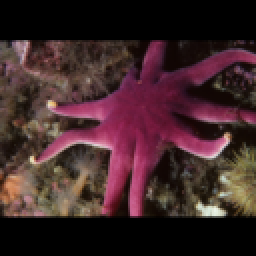
#> input picture sample_images/0001.png, 128 x 128 px (shown 2 times larger)
$ python -i random_forest_sr.py   (imports and definitions only)
#> lines starting #> are read from the running program, lines starting #| are printed output that depends on the picture
import numpy as np
from skimage import transform, util, color
from sklearn.ensemble import RandomForestRegressor
from skimage.util import view_as_windows
from PIL import Image

# CONFIGURATION
PATCH_SIZE = (3, 3)
STEP = 1
N_ESTIMATORS = 10
MAX_DEPTH = 10
SCALE_FACTOR = 2
SAMPLE_PATCHES = 10000  # Controls speed/accuracy trade-off

def extract_patches(img, patch_size, step):
    patches = view_as_windows(img, patch_size, step)
    h, w = patches.shape[:2]
    return patches.reshape(h * w, -1)

def train_rf(X, y):
    rf = RandomForestRegressor(
        n_estimators=N_ESTIMATORS,
        max_depth=MAX_DEPTH,
        n_jobs=-1
    )
    rf.fit(X, y)
    return rf

def predict_and_reconstruct(model, lr_img, patch_size, step, out_shape):
    lr_patches = extract_patches(lr_img, patch_size, step)
    preds = model.predict(lr_patches)

    patch_h, patch_w = patch_size
    img_h = (lr_img.shape[0] - patch_h) // step + 1
    img_w = (lr_img.shape[1] - patch_w) // step + 1

    result = np.zeros(out_shape)
    weight = np.zeros(out_shape)

    idx = 0
    for i in range(img_h):
        for j in range(img_w):
            patch = preds[idx].reshape(patch_h, patch_w)
            result[i*step:i*step+patch_h, j*step:j*step+patch_w] += patch
            weight[i*step:i*step+patch_h, j*step:j*step+patch_w] += 1
            idx += 1

    weight[weight == 0] = 1
    return result / weight

def random_forest_upscale(pil_img: Image.Image) -> Image.Image:
    img = np.array(pil_img) / 255.0  # Normalize
    if img.ndim == 2:
        img = np.expand_dims(img, axis=-1)

    hr_shape = (img.shape[0] * SCALE_FACTOR, img.shape[1] * SCALE_FACTOR)
    sr_channels = []

    for c in range(img.shape[2]):
        channel = img[:, :, c]
        hr_channel = transform.resize(channel, hr_shape, anti_aliasing=True)
        lr_channel = transform.resize(hr_channel, (hr_shape[0] // SCALE_FACTOR, hr_shape[1] // SCALE_FACTOR), anti_aliasing=True)
        lr_channel_up = transform.resize(lr_channel, hr_shape, anti_aliasing=True)

        X = extract_patches(lr_channel_up, PATCH_SIZE, STEP)
        y = extract_patches(hr_channel, PATCH_SIZE, STEP)

        if X.shape[0] > SAMPLE_PATCHES:
            idx = np.random.choice(X.shape[0], SAMPLE_PATCHES, replace=False)
            X = X[idx]
            y = y[idx]

        rf_model = train_rf(X, y)
        sr = predict_and_reconstruct(rf_model, lr_channel_up, PATCH_SIZE, STEP, hr_shape)
        sr_channels.append(sr)

    sr_image = np.stack(sr_channels, axis=-1)
    sr_image = np.clip(sr_image * 255, 0, 255).astype(np.uint8)
    return Image.fromarray(sr_image)

>>> import cv2
>>> picture = cv2.imread('../sample_images/0001.png', cv2.IMREAD_GRAYSCALE)
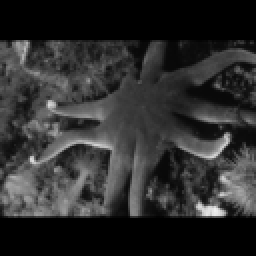
#> picture: shape (128, 128) (shown 2 times larger); min 0, max 239, mean 45.5
>>> result = random_forest_upscale(picture)
#> the loop in random_forest_upscale, `for c in range(img.shape[2]):` made 1 pass
#> pass 1, in random_forest_upscale, `lr_channel_up = transform.resize(lr_channel, hr_shape, anti_aliasing=T..`:
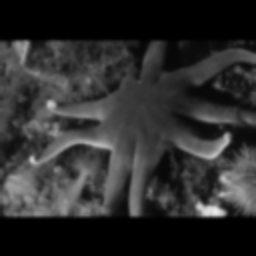
#> lr_channel_up: shape (256, 256) float64; min 0, max 0.917, mean 0.179
#> after the loop in random_forest_upscale, `for c in range(img.shape[2]):`: idx = 10000 values, max 64514 at index 805, min 3 at index 1835, mean 32522.1; sr_channels = 1 item
#> (the run stopped early here; a loop or call above may not have finished)

$ run again, on sample_images/0002.png
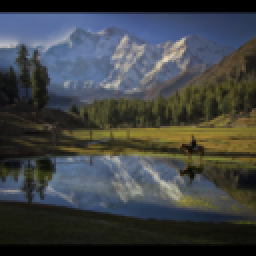
#> input picture sample_images/0002.png, 128 x 128 px (shown 2 times larger)
#> `picture = cv2.imread('../sample_images/0001.png', cv2.IMREAD_GRAYSCALE)`:
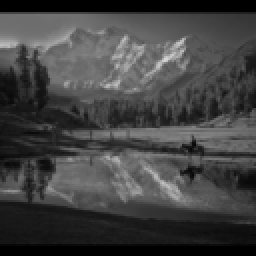
#> picture: shape (128, 128) (shown 2 times larger); min 0, max 215, mean 65.8
#> after the loop in random_forest_upscale, `for c in range(img.shape[2]):`: idx = 10000 values, max 64514 at index 805, min 3 at index 1835, mean 32522.1; sr_channels = 1 item

$ run again, on sample_images/0003.png
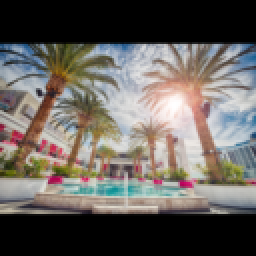
#> input picture sample_images/0003.png, 128 x 128 px (shown 2 times larger)
#> `picture = cv2.imread('../sample_images/0001.png', cv2.IMREAD_GRAYSCALE)`:
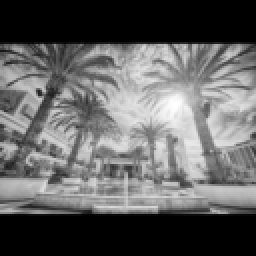
#> picture: shape (128, 128) (shown 2 times larger); min 0, max 255, mean 98
#> the loop in random_forest_upscale, `for c in range(img.shape[2]):` made 1 pass
#> pass 1, in random_forest_upscale, `hr_channel = transform.resize(channel, hr_shape, anti_aliasing=True)`:
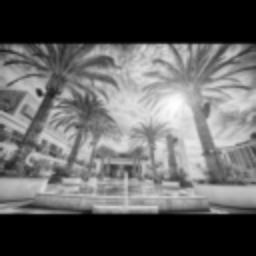
#> hr_channel: shape (256, 256) float64; min 0, max 1, mean 0.384
#> after the loop in random_forest_upscale, `for c in range(img.shape[2]):`: idx = 10000 values, max 64514 at index 805, min 3 at index 1835, mean 32522.1; sr_channels = 1 item

$ run again, on sample_images/0004.png
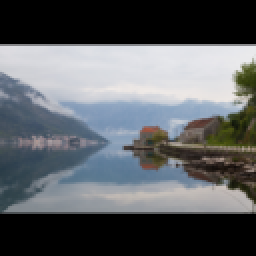
#> input picture sample_images/0004.png, 128 x 128 px (shown 2 times larger)
#> `picture = cv2.imread('../sample_images/0001.png', cv2.IMREAD_GRAYSCALE)`:
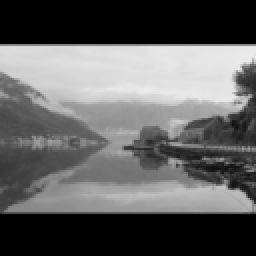
#> picture: shape (128, 128) (shown 2 times larger); min 0, max 234, mean 97
#> the loop in random_forest_upscale, `for c in range(img.shape[2]):` made 1 pass
#> pass 1, in random_forest_upscale, `hr_channel = transform.resize(channel, hr_shape, anti_aliasing=True)`:
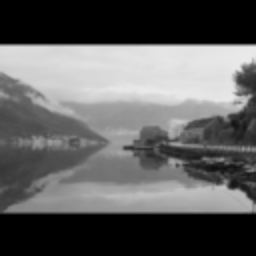
#> hr_channel: shape (256, 256) float64; min 0, max 0.917, mean 0.38
#> after the loop in random_forest_upscale, `for c in range(img.shape[2]):`: idx = 10000 values, max 64514 at index 805, min 3 at index 1835, mean 32522.1; sr_channels = 1 item
